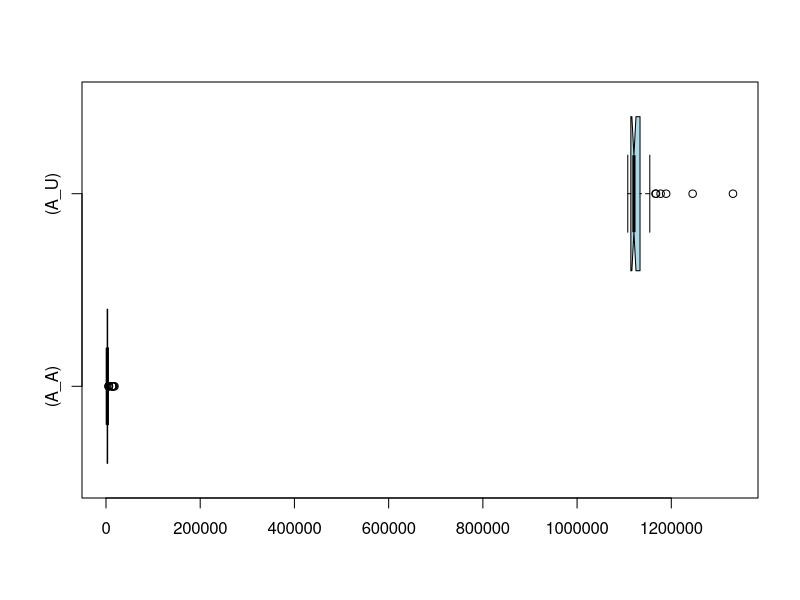

Generate this figure with R:
if (exists("A_A")) remove("A_A")
if (exists("A_U")) remove("A_U")
if (exists("C_A")) remove("C_A")
if (exists("C_U")) remove("C_U")
A_U<-c(1129941,1129983,1123780,1132775,1152433,1148145,1113534,1166551,1113538,1112659,1112771,1127230,1134805,1111141,1114096,1149881,1114095,1126655,1151110,1245293,1126219,1114956,1119681,1127614,1114271,1121252,1119843,1109093,1117569,1124411,1112933,1167548,1107607,1120073,1113044,1115857,1108244,1114387,1118440,1133608,1115870,1108229,1115218,1330891,1154354,1116487,1177284,1189035,1131682,1132897)
A_A<-c(17947,13393,13561,14128,13611,16286,4409,2740,3536,2767,3836,2770,2952,2527,2670,3113,2828,2587,2396,2401,2394,2555,5565,2975,3038,2537,2520,2554,2364,2574,2462,3046,2509,2398,2633,2529,3170,2527,2499,2513,2592,5514,2564,2349,2828,2463,4866,6342,2222,2257)
if (exists("A_U")) boxplot.stats(A_U)
if (exists("A_A")) boxplot.stats(A_A)
if (exists("C_U")) boxplot.stats(C_U)
if (exists("C_A")) boxplot.stats(C_A)
if (exists("A_U")) summary(A_U)
if (exists("A_A")) summary(A_A)
if (exists("C_U")) summary(C_U)
if (exists("C_A")) summary(C_A)
if (exists("A_U")) boxplot(A_A,A_U,col="lightblue",horizontal=TRUE,match=TRUE,names=c("(A_A)","(A_U)"),notch=TRUE)
if (exists("C_U")) boxplot(C_A,C_U,col="lightblue",horizontal=TRUE,match=TRUE,names=c("(C_A)","(C_U)"),notch=TRUE)
